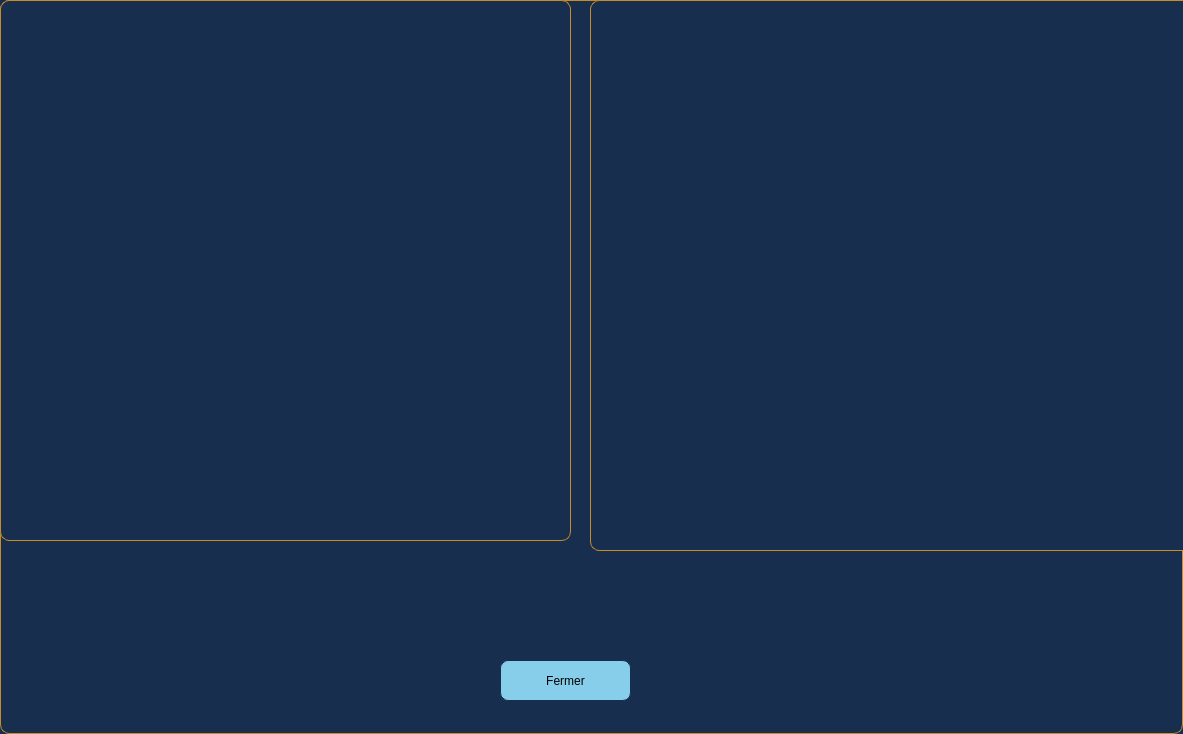
<?xml version="1.0" encoding="UTF-8"?>
<ui version="4.0">
 <class>stat_combo</class>
 <widget class="QDialog" name="stat_combo">
  <property name="geometry">
   <rect>
    <x>0</x>
    <y>0</y>
    <width>1183</width>
    <height>734</height>
   </rect>
  </property>
  <property name="windowTitle">
   <string>Dialog</string>
  </property>
  <property name="styleSheet">
   <string notr="true">border: 1.3px solid rgb(200, 141, 40);
border-radius: 40px;
background-color: rgb(23, 46, 78);
border-radius: 9px;
padding: 0 2px;
color: rgb(255, 255, 255);
font: 75 10pt &quot;MS Shell Dlg 2&quot;;</string>
  </property>
  <widget class="QLabel" name="label_stat_2">
   <property name="geometry">
    <rect>
     <x>590</x>
     <y>0</y>
     <width>631</width>
     <height>551</height>
    </rect>
   </property>
   <property name="text">
    <string/>
   </property>
  </widget>
  <widget class="QLabel" name="label_stat">
   <property name="geometry">
    <rect>
     <x>0</x>
     <y>0</y>
     <width>571</width>
     <height>541</height>
    </rect>
   </property>
   <property name="text">
    <string/>
   </property>
  </widget>
  <widget class="QPushButton" name="pushButton_10">
   <property name="geometry">
    <rect>
     <x>500</x>
     <y>660</y>
     <width>131</width>
     <height>41</height>
    </rect>
   </property>
   <property name="styleSheet">
    <string notr="true">QPushButton {

color: #000000;
background: #87CEEB;
border: none;
border: 1px solid  #172e4e;
border-radius: 8px;

}
QPushButton:hover {
color:#ffffff;

background:#778899;
border: none;
}
</string>
   </property>
   <property name="text">
    <string>Fermer</string>
   </property>
  </widget>
 </widget>
 <resources/>
 <connections/>
</ui>
